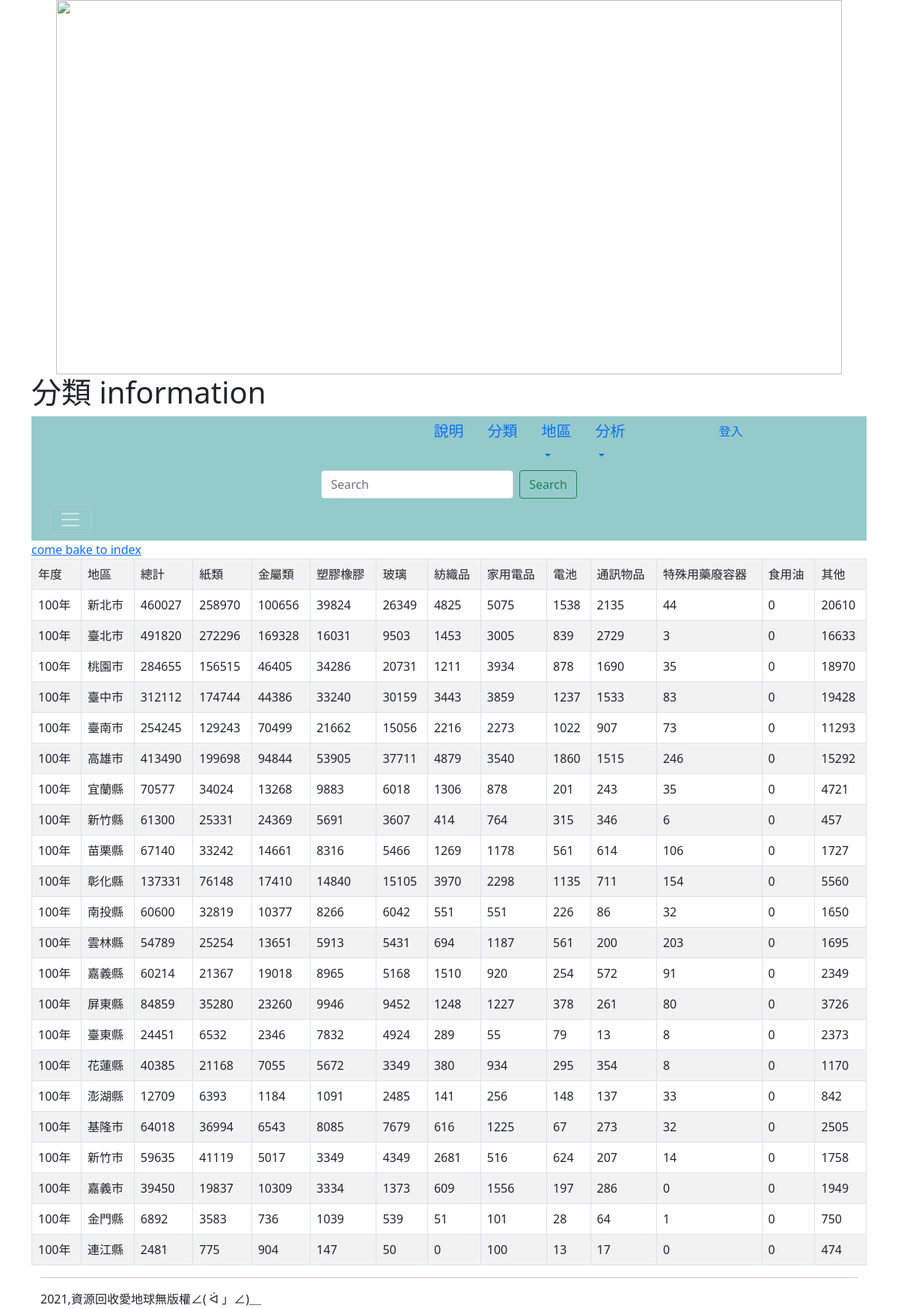
/rank/, run on the app's committed database.
### mysite/models.py (models this page shows, shortened)
class Type(models.Model):
	年度 = models.CharField(max_length=200)
	地區 =models.CharField(max_length=200)
	總計 = models.PositiveIntegerField(default=0)
	紙類 = models.PositiveIntegerField(default=0)
	金屬類 = models.PositiveIntegerField(default=0)
	塑膠橡膠= models.PositiveIntegerField(default=0)
	玻璃 = models.PositiveIntegerField(default=0)
	紡織品 = models.PositiveIntegerField(default=0)
	家用電品 = models.PositiveIntegerField(default=0)
	電池 = models.PositiveIntegerField(default=0)
	通訊物品 = models.PositiveIntegerField(default=0)
	特殊用藥廢容器 = models.PositiveIntegerField(default=0)
	食用油 = models.PositiveIntegerField(default=0)
	其他 = models.PositiveIntegerField(default=0)

### mysite/views.py (the view)
# urls.py: path('rank/',rank),
def rank(request):
	types=Type.objects.all()
	return render(request, "rank.html", locals())

### templates/rank.html (shortened to what this page needs)
{% extends "base.html" %}
{% block headmessage %} <h1>分類 information</h1> {% endblock %}
{% block content %}
<table class='table table-striped table-bordered'>
	<a href="/">come bake to index</a><br>
	<tr>
		<td>年度</td>
		<td>地區</td>
		<td>總計</td>
		<td>紙類</td>
		<td>金屬類</td>
		<td>塑膠橡膠</td>
		<td>玻璃</td>
		<td>紡織品</td>
		<td>家用電品</td>
		<td>電池</td>
		<td>通訊物品</td>
		<td>特殊用藥廢容器</td>
		<td>食用油</td>
		<td>其他</td>
	</tr>
{% for type in types %}
	<tr>
		<td>{{ type.年度 }}</td>
		<td>{{ type.地區 }}</td>
		<td>{{ type.總計 }}</td>
		<td>{{ type.紙類 }}</td>
		<td>{{ type.金屬類 }}</td>
		<td>{{ type.塑膠橡膠 }}</td>
		<td>{{ type.玻璃 }}</td>
		<td>{{ type.紡織品 }}</td>
		<td>{{ type.家用電品 }}</td>
		<td>{{ type.電池 }}</td>
		<td>{{ type.通訊物品 }}</td>
		<td>{{ type.特殊用藥廢容器 }}</td>
		<td>{{ type.食用油 }}</td>
		<td>{{ type.其他 }}</td>
	</tr>
{% endfor %}
</table>
{% endblock %}

### data on the page
Type: 年度 "100年", 地區 "新北市", 總計 "460027", 紙類 "258970", 金屬類 "100656", 塑膠橡膠 "39824", 玻璃 "26349", 紡織品 "4825", 家用電品 "5075", 電池 "1538", 通訊物品 "2135", 特殊用藥廢容器 "44", 食用油 "0", 其他 "20610"
Type: 年度 "100年", 地區 "臺北市", 總計 "491820", 紙類 "272296", 金屬類 "169328", 塑膠橡膠 "16031", 玻璃 "9503", 紡織品 "1453", 家用電品 "3005", 電池 "839", 通訊物品 "2729", 特殊用藥廢容器 "3", 食用油 "0", 其他 "16633"
Type: 年度 "100年", 地區 "桃園市", 總計 "284655", 紙類 "156515", 金屬類 "46405", 塑膠橡膠 "34286", 玻璃 "20731", 紡織品 "1211", 家用電品 "3934", 電池 "878", 通訊物品 "1690", 特殊用藥廢容器 "35", 食用油 "0", 其他 "18970"
Type: 年度 "100年", 地區 "臺中市", 總計 "312112", 紙類 "174744", 金屬類 "44386", 塑膠橡膠 "33240", 玻璃 "30159", 紡織品 "3443", 家用電品 "3859", 電池 "1237", 通訊物品 "1533", 特殊用藥廢容器 "83", 食用油 "0", 其他 "19428"
Type: 年度 "100年", 地區 "臺南市", 總計 "254245", 紙類 "129243", 金屬類 "70499", 塑膠橡膠 "21662", 玻璃 "15056", 紡織品 "2216", 家用電品 "2273", 電池 "1022", 通訊物品 "907", 特殊用藥廢容器 "73", 食用油 "0", 其他 "11293"
Type: 年度 "100年", 地區 "高雄市", 總計 "413490", 紙類 "199698", 金屬類 "94844", 塑膠橡膠 "53905", 玻璃 "37711", 紡織品 "4879", 家用電品 "3540", 電池 "1860", 通訊物品 "1515", 特殊用藥廢容器 "246", 食用油 "0", 其他 "15292"
Type: 年度 "100年", 地區 "宜蘭縣", 總計 "70577", 紙類 "34024", 金屬類 "13268", 塑膠橡膠 "9883", 玻璃 "6018", 紡織品 "1306", 家用電品 "878", 電池 "201", 通訊物品 "243", 特殊用藥廢容器 "35", 食用油 "0", 其他 "4721"
Type: 年度 "100年", 地區 "新竹縣", 總計 "61300", 紙類 "25331", 金屬類 "24369", 塑膠橡膠 "5691", 玻璃 "3607", 紡織品 "414", 家用電品 "764", 電池 "315", 通訊物品 "346", 特殊用藥廢容器 "6", 食用油 "0", 其他 "457"
Type: 年度 "100年", 地區 "苗栗縣", 總計 "67140", 紙類 "33242", 金屬類 "14661", 塑膠橡膠 "8316", 玻璃 "5466", 紡織品 "1269", 家用電品 "1178", 電池 "561", 通訊物品 "614", 特殊用藥廢容器 "106", 食用油 "0", 其他 "1727"
Type: 年度 "100年", 地區 "彰化縣", 總計 "137331", 紙類 "76148", 金屬類 "17410", 塑膠橡膠 "14840", 玻璃 "15105", 紡織品 "3970", 家用電品 "2298", 電池 "1135", 通訊物品 "711", 特殊用藥廢容器 "154", 食用油 "0", 其他 "5560"
Type: 年度 "100年", 地區 "南投縣", 總計 "60600", 紙類 "32819", 金屬類 "10377", 塑膠橡膠 "8266", 玻璃 "6042", 紡織品 "551", 家用電品 "551", 電池 "226", 通訊物品 "86", 特殊用藥廢容器 "32", 食用油 "0", 其他 "1650"
Type: 年度 "100年", 地區 "雲林縣", 總計 "54789", 紙類 "25254", 金屬類 "13651", 塑膠橡膠 "5913", 玻璃 "5431", 紡織品 "694", 家用電品 "1187", 電池 "561", 通訊物品 "200", 特殊用藥廢容器 "203", 食用油 "0", 其他 "1695"
Type: 年度 "100年", 地區 "嘉義縣", 總計 "60214", 紙類 "21367", 金屬類 "19018", 塑膠橡膠 "8965", 玻璃 "5168", 紡織品 "1510", 家用電品 "920", 電池 "254", 通訊物品 "572", 特殊用藥廢容器 "91", 食用油 "0", 其他 "2349"
Type: 年度 "100年", 地區 "屏東縣", 總計 "84859", 紙類 "35280", 金屬類 "23260", 塑膠橡膠 "9946", 玻璃 "9452", 紡織品 "1248", 家用電品 "1227", 電池 "378", 通訊物品 "261", 特殊用藥廢容器 "80", 食用油 "0", 其他 "3726"
Type: 年度 "100年", 地區 "臺東縣", 總計 "24451", 紙類 "6532", 金屬類 "2346", 塑膠橡膠 "7832", 玻璃 "4924", 紡織品 "289", 家用電品 "55", 電池 "79", 通訊物品 "13", 特殊用藥廢容器 "8", 食用油 "0", 其他 "2373"
Type: 年度 "100年", 地區 "花蓮縣", 總計 "40385", 紙類 "21168", 金屬類 "7055", 塑膠橡膠 "5672", 玻璃 "3349", 紡織品 "380", 家用電品 "934", 電池 "295", 通訊物品 "354", 特殊用藥廢容器 "8", 食用油 "0", 其他 "1170"
Type: 年度 "100年", 地區 "澎湖縣", 總計 "12709", 紙類 "6393", 金屬類 "1184", 塑膠橡膠 "1091", 玻璃 "2485", 紡織品 "141", 家用電品 "256", 電池 "148", 通訊物品 "137", 特殊用藥廢容器 "33", 食用油 "0", 其他 "842"
Type: 年度 "100年", 地區 "基隆市", 總計 "64018", 紙類 "36994", 金屬類 "6543", 塑膠橡膠 "8085", 玻璃 "7679", 紡織品 "616", 家用電品 "1225", 電池 "67", 通訊物品 "273", 特殊用藥廢容器 "32", 食用油 "0", 其他 "2505"
Type: 年度 "100年", 地區 "新竹市", 總計 "59635", 紙類 "41119", 金屬類 "5017", 塑膠橡膠 "3349", 玻璃 "4349", 紡織品 "2681", 家用電品 "516", 電池 "624", 通訊物品 "207", 特殊用藥廢容器 "14", 食用油 "0", 其他 "1758"
Type: 年度 "100年", 地區 "嘉義市", 總計 "39450", 紙類 "19837", 金屬類 "10309", 塑膠橡膠 "3334", 玻璃 "1373", 紡織品 "609", 家用電品 "1556", 電池 "197", 通訊物品 "286", 特殊用藥廢容器 "0", 食用油 "0", 其他 "1949"
Type: 年度 "100年", 地區 "金門縣", 總計 "6892", 紙類 "3583", 金屬類 "736", 塑膠橡膠 "1039", 玻璃 "539", 紡織品 "51", 家用電品 "101", 電池 "28", 通訊物品 "64", 特殊用藥廢容器 "1", 食用油 "0", 其他 "750"
Type: 年度 "100年", 地區 "連江縣", 總計 "2481", 紙類 "775", 金屬類 "904", 塑膠橡膠 "147", 玻璃 "50", 紡織品 "0", 家用電品 "100", 電池 "13", 通訊物品 "17", 特殊用藥廢容器 "0", 食用油 "0", 其他 "474"
